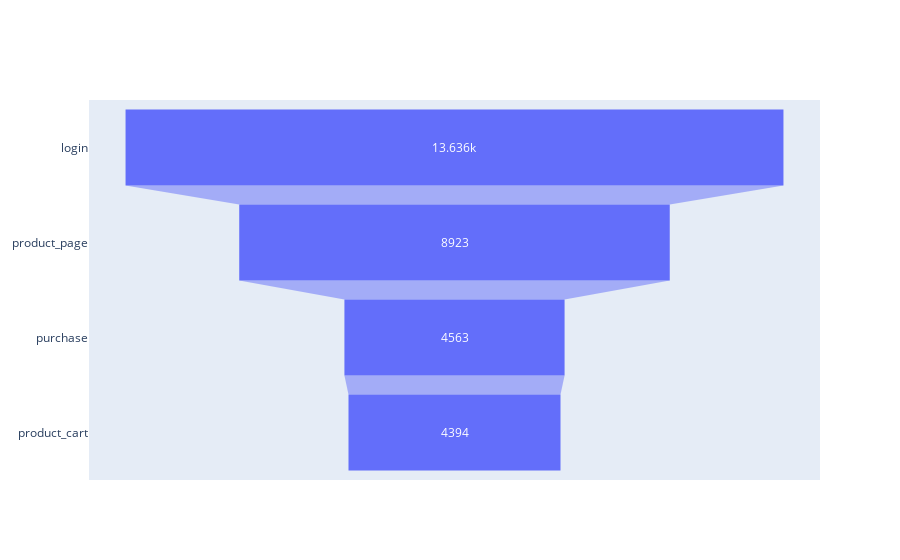

Source (notebook cell):
### Code cell
# se realiza un gráfico de embudo con plotly.graph_objects
fig1 = go.Figure(go.Funnel(
    y = users_event['event_name'],
    x = users_event['num_users']))

fig1.show()

### Figure 1 — Plotly figure (JSON) as saved in the notebook; plotly's stock layout.template omitted (floating-point values rounded to 4 significant figures)
{"data": [{"type": "funnel", "x": [13636, 8923, 4563, 4394], "y": ["login", "product_page", "purchase", "product_cart"]}], "layout": {}}
